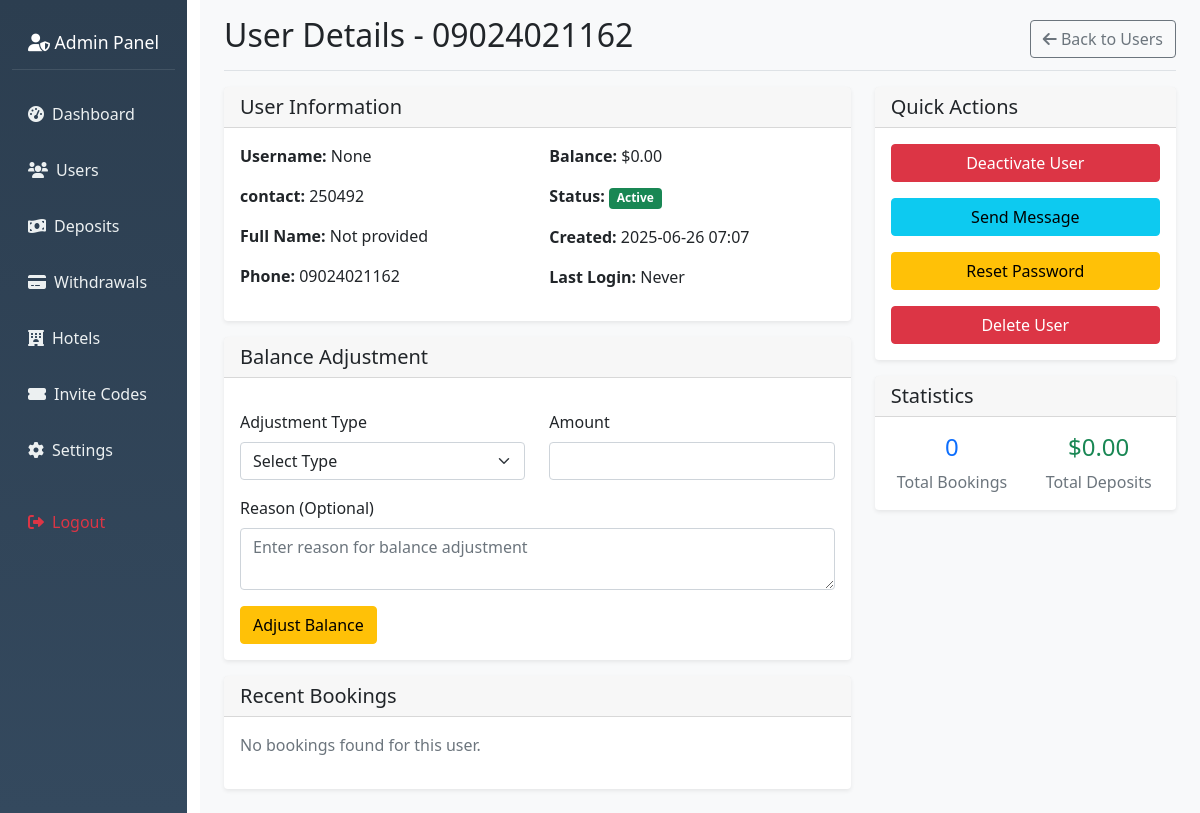
Page /admin/users/3/view (signed in) on the earlier database version.
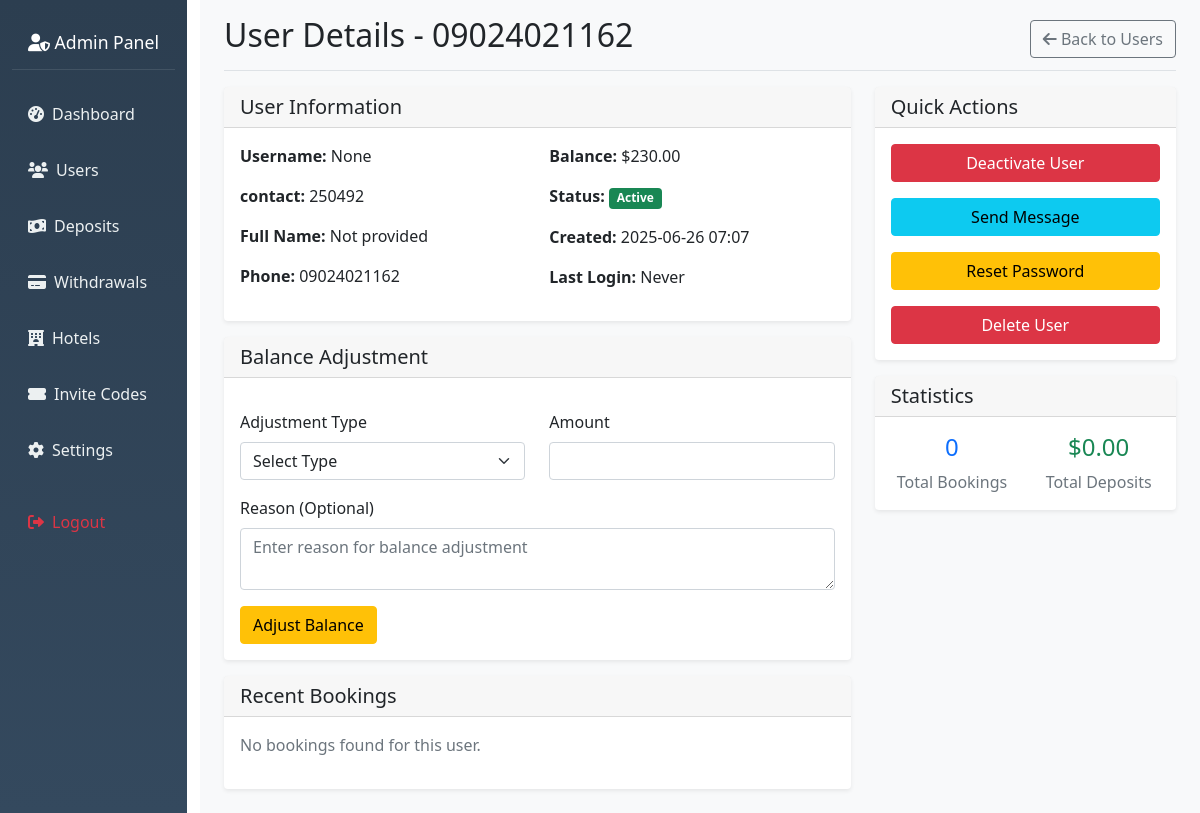
Same page on the later database version.
### hotel_app/models.py (models this page shows, shortened)
class User(db.Model, UserMixin):
    id = db.Column(db.Integer, primary_key=True)
    nickname = db.Column(db.String(80))
    user_id = db.Column(db.String(6), unique=True)
    agent_id = db.Column(db.String(6), unique=True)
    contact = db.Column(db.String(20))
    invitation_code = db.Column(db.String(20))
    member_points = db.Column(db.Integer, default=0)
    balance = db.Column(db.Float, default=0.0)
    vip_level = db.Column(db.String(10), default='VIP0')
    withdrawal_password = db.Column(db.String(100))
    password_hash = db.Column(db.String(100))
    is_active = db.Column(db.Boolean, default=False)
    created_at = db.Column(db.DateTime, default=datetime.utcnow)
    reservations = db.relationship('Reservation', backref='user', lazy=True)
    deposit_requests = db.relationship('DepositRequest', backref='user', lazy=True)
    withdrawal_requests = db.relationship('WithdrawalRequest', backref='user', lazy=True)

### hotel_app/routes.py (the view)
@app.route('/admin/users/<int:user_id>/view')
@admin_required
def view_user_details(user_id):
    user = User.query.get_or_404(user_id)
    deposits = DepositRequest.query.filter_by(user_id=user_id).order_by(DepositRequest.id.desc()).all()
    withdrawals = WithdrawalRequest.query.filter_by(user_id=user_id).order_by(WithdrawalRequest.id.desc()).all()
    return render_template('admin_user_details.html',
                         user=user,
                         deposits=deposits,
                         withdrawals=withdrawals)

### hotel_app/routes.py (called while the page is built)
def admin_required(f):
    @wraps(f)
    def wrapper(*args, **kwargs):
        admin_id = session.get('admin_id')
        if not admin_id:
            flash("Admin login required.", "danger")
            return redirect(url_for('admin_login'))
        admin = Admin.query.get(admin_id)
        if not admin or not admin.is_active:
            session.pop('admin_id', None)
            flash("Admin access denied.", "danger")
            return redirect(url_for('admin_login'))
        return f(*args, **kwargs)
    return wrapper

@app.before_request
def check_admin_routes():
    if request.endpoint and request.endpoint.startswith('admin_') and request.endpoint != 'admin_login':
        if 'admin_id' not in session:
            return redirect(url_for('admin_login'))

### hotel_app/templates/admin_user_details.html (shortened to what the changed rows need)
{% extends "admin_base.html" %}
{% block content %}
<div class="d-flex justify-content-between flex-wrap flex-md-nowrap align-items-center pb-2 mb-3 border-bottom">
    <h1 class="h2">User Details - {{ user.contact }}</h1>
    <div class="btn-toolbar mb-2 mb-md-0">
        <a href="{{ url_for('admin_settings') }}" class="btn btn-outline-secondary">
        </a>
    </div>
</div>
<div class="row">
    <div class="col-md-8">
        <div class="card">
            <div class="card-body">
                <div class="row">
                    <div class="col-md-6">
                        <p><strong>Username:</strong> {{ user.nickname }}</p>
                        <p><strong>contact:</strong> {{ user.user_id }}</p>
                        <p><strong>Full Name:</strong> {{ user.full_name or 'Not provided' }}</p>
                        <p><strong>Phone:</strong> {{ user.contact or 'Not provided' }}</p>
                    </div>
                    <div class="col-md-6">
                        <p><strong>Balance:</strong> ${{ "%.2f"|format(user.balance) }}</p>
                        <p><strong>Status:</strong>
                            <span class="badge bg-{{ 'success' if user.is_active else 'danger' }}">
                                {{ 'Active' if user.is_active else 'Inactive' }}
                            </span>
                        </p>
                        <p><strong>Created:</strong> {{ user.created_at.strftime('%Y-%m-%d %H:%M') if user.created_at else 'N/A' }}</p>
                        <p><strong>Last Login:</strong> {{ user.last_login.strftime('%Y-%m-%d %H:%M') if user.last_login else 'Never' }}</p>
                    </div>
                </div>
            </div>
        </div>
    </div>
    <div class="col-md-4">
        <div class="card">
            <div class="card-body">
                <form method="POST" action="{{ url_for('view_user_details', user_id=user.id) }}" class="mb-3">
                    <button type="submit" class="btn btn-{{ 'danger' if user.is_active else 'success' }} w-100"
                            onclick="return confirm('Are you sure you want to {{ 'deactivate' if user.is_active else 'activate' }} this user?')">
                        {{ 'Deactivate User' if user.is_active else 'Activate User' }}
                    </button>
                </form>
            </div>
        </div>
    </div>
</div>
{% endblock %}

Differences in the rows shown:
changed User "None": balance "0.00" → "230.00"
